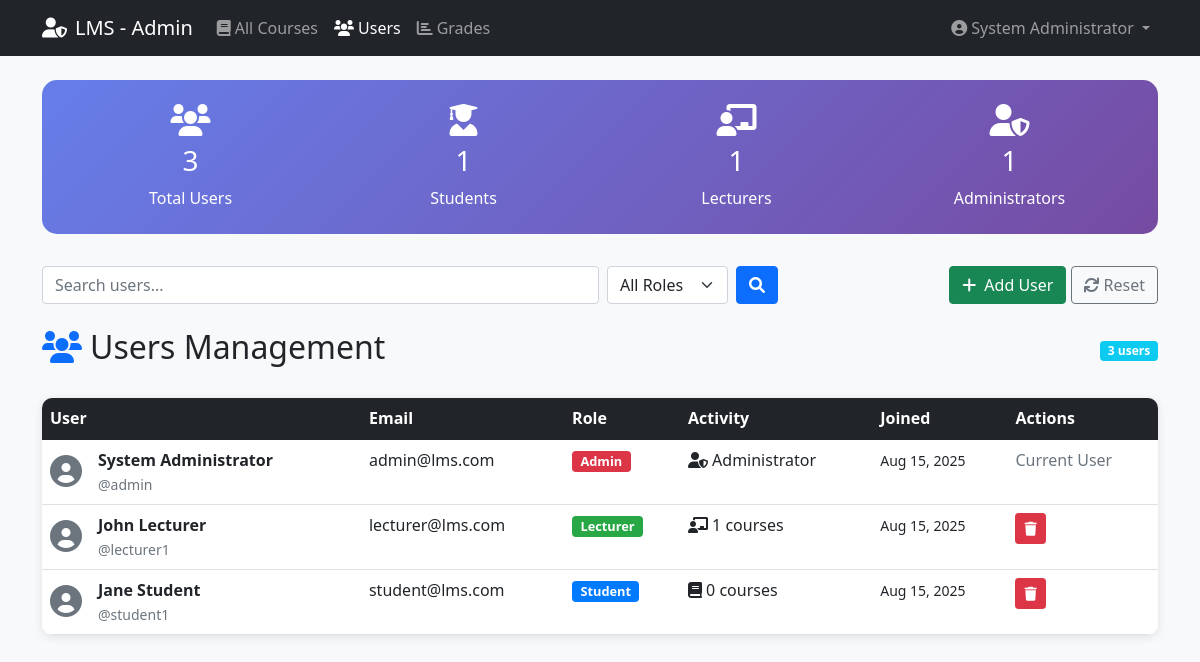
The page /admin/users.php (signed in) on the database its author committed.
### tables this page shows
CREATE TABLE users (
    id INT AUTO_INCREMENT PRIMARY KEY,
    username VARCHAR(50) UNIQUE NOT NULL,
    email VARCHAR(100) UNIQUE NOT NULL,
    password VARCHAR(255) NOT NULL,
    full_name VARCHAR(100) NOT NULL,
    role ENUM('student', 'lecturer', 'admin') NOT NULL,
    avatar VARCHAR(255) DEFAULT 'default-avatar.png',
    created_at TIMESTAMP DEFAULT CURRENT_TIMESTAMP,
    updated_at TIMESTAMP DEFAULT CURRENT_TIMESTAMP ON UPDATE CURRENT_TIMESTAMP
);

### config/config.php (called while the page is built, shortened)
<?php
try {
    $pdo = new PDO("mysql:host=" . DB_HOST . ";dbname=" . DB_NAME, DB_USERNAME, DB_PASSWORD);
    $pdo->setAttribute(PDO::ATTR_ERRMODE, PDO::ERRMODE_EXCEPTION);
    $pdo->setAttribute(PDO::ATTR_DEFAULT_FETCH_MODE, PDO::FETCH_ASSOC);
} catch(PDOException $e) {
    die("Connection failed: " . $e->getMessage());
}
function isLoggedIn() {
    return isset($_SESSION['user_id']);
}
function getCurrentUser() {
    global $pdo;
    $stmt = $pdo->prepare("SELECT * FROM users WHERE id = ?");
    $stmt->execute([$_SESSION['user_id']]);
    return $stmt->fetch();
}
function formatDate($date) {
    return date('M d, Y', strtotime($date));
}
?>

### admin/users.php (the view, shortened to what this page needs)
<?php
require_once '../config/config.php';
$user = getCurrentUser();
$search = isset($_GET['search']) ? trim($_GET['search']) : '';
$filter = isset($_GET['filter']) ? $_GET['filter'] : 'all';
$sql = "
    SELECT u.*,
           CASE
               WHEN u.role = 'student' THEN (SELECT COUNT(*) FROM enrollments WHERE student_id = u.id)
               WHEN u.role = 'lecturer' THEN (SELECT COUNT(*) FROM courses WHERE lecturer_id = u.id)
               ELSE 0
           END as activity_count
    FROM users u
    WHERE 1=1
";
$params = [];
$sql .= " ORDER BY u.created_at DESC";
$stmt = $pdo->prepare($sql);
$stmt->execute($params);
$users = $stmt->fetchAll();
$stats = [];
$stmt = $pdo->query("SELECT role, COUNT(*) as count FROM users GROUP BY role");
$role_counts = $stmt->fetchAll(PDO::FETCH_KEY_PAIR);
$stats['students'] = $role_counts['student'] ?? 0;
$stats['lecturers'] = $role_counts['lecturer'] ?? 0;
$stats['admins'] = $role_counts['admin'] ?? 0;
$stats['total'] = array_sum($role_counts);
?>
<!DOCTYPE html>
<html lang="en">
<head>
    <link href="https://cdn.jsdelivr.net/npm/bootstrap@5.1.3/dist/css/bootstrap.min.css" rel="stylesheet">
    <link href="https://cdnjs.cloudflare.com/ajax/libs/font-awesome/6.0.0/css/all.min.css" rel="stylesheet">
</head>
<body class="bg-light">
    <nav class="navbar navbar-expand-lg navbar-dark bg-dark">
        <div class="container">
            <a class="navbar-brand" href="dashboard.php">
                <i class="fas fa-user-shield me-2"></i>LMS - Admin
            </a>
            <div class="collapse navbar-collapse" id="navbarNav">
                <ul class="navbar-nav me-auto">
                    <li class="nav-item">
                        <a class="nav-link" href="dashboard.php">
                            <i class="fas fa-book me-1"></i>All Courses
                        </a>
                    </li>
                    <li class="nav-item">
                        <a class="nav-link active" href="users.php">
                            <i class="fas fa-users me-1"></i>Users
                        </a>
                    </li>
                    <li class="nav-item">
                        <a class="nav-link" href="grades.php">
                            <i class="fas fa-chart-bar me-1"></i>Grades
                        </a>
                    </li>
                </ul>
                <ul class="navbar-nav">
                    <li class="nav-item dropdown">
                        <a class="nav-link dropdown-toggle" href="#" id="navbarDropdown" role="button" data-bs-toggle="dropdown">
                            <i class="fas fa-user-circle me-1"></i><?php echo htmlspecialchars($user['full_name']); ?>
                        </a>
                    </li>
                </ul>
            </div>
        </div>
    </nav>
    <div class="container mt-4">
        <div class="stats-card">
            <div class="row text-center">
                <div class="col-md-3">
                    <i class="fas fa-users fa-2x mb-2"></i>
                    <h3><?php echo $stats['total']; ?></h3>
                    <p class="mb-0">Total Users</p>
                </div>
                <div class="col-md-3">
                    <i class="fas fa-user-graduate fa-2x mb-2"></i>
                    <h3><?php echo $stats['students']; ?></h3>
                    <p class="mb-0">Students</p>
                </div>
                <div class="col-md-3">
                    <i class="fas fa-chalkboard-teacher fa-2x mb-2"></i>
                    <h3><?php echo $stats['lecturers']; ?></h3>
                    <p class="mb-0">Lecturers</p>
                </div>
                <div class="col-md-3">
                    <i class="fas fa-user-shield fa-2x mb-2"></i>
                    <h3><?php echo $stats['admins']; ?></h3>
                    <p class="mb-0">Administrators</p>
                </div>
            </div>
        </div>
        <div class="row mb-4">
            <div class="col-md-8">
                <form method="GET" class="d-flex">
                    <input type="text" class="form-control me-2" name="search" placeholder="Search users..." value="<?php echo htmlspecialchars($search); ?>">
                    <select name="filter" class="form-select me-2" style="width: auto;">
                        <option value="all" <?php echo $filter === 'all' ? 'selected' : ''; ?>>All Roles</option>
                    </select>
                    <button type="submit" class="btn btn-primary">
                        <i class="fas fa-search"></i>
                    </button>
                </form>
            </div>
            <div class="col-md-4 text-end">
                <button type="button" class="btn btn-success" data-bs-toggle="modal" data-bs-target="#addUserModal">
                    <i class="fas fa-plus me-2"></i>Add User
                </button>
                <a href="users.php" class="btn btn-outline-secondary">
                    <i class="fas fa-refresh me-1"></i>Reset
                </a>
            </div>
        </div>
        <div class="d-flex justify-content-between align-items-center mb-4">
            <h2><i class="fas fa-users me-2 text-primary"></i>Users Management</h2>
            <span class="badge bg-info"><?php echo count($users); ?> users</span>
        </div>
        <div class="user-table">
            <div class="table-responsive">
                <table class="table table-hover mb-0">
                    <thead class="table-dark">
                        <tr>
                            <th>User</th>
                            <th>Email</th>
                            <th>Role</th>
                            <th>Activity</th>
                            <th>Joined</th>
                            <th>Actions</th>
                        </tr>
                    </thead>
                    <tbody>
                        <?php if (empty($users)): ?>
                            <tr>
                                <td colspan="6" class="text-center py-4">
                                    <i class="fas fa-users fa-2x text-muted mb-2"></i>
                                    <p class="text-muted mb-0">No users found</p>
                                </td>
                            </tr>
                        <?php else: ?>
                            <?php foreach ($users as $u): ?>
                                <tr>
                                    <td>
                                        <div class="d-flex align-items-center">
                                            <div class="me-3">
                                                <i class="fas fa-user-circle fa-2x text-muted"></i>
                                            </div>
                                            <div>
                                                <strong><?php echo htmlspecialchars($u['full_name']); ?></strong>
                                                <br><small class="text-muted">@<?php echo htmlspecialchars($u['username']); ?></small>
                                            </div>
                                        </div>
                                    </td>
                                    <td><?php echo htmlspecialchars($u['email']); ?></td>
                                    <td>
                                        <span class="badge role-<?php echo $u['role']; ?> role-badge">
                                            <?php echo ucfirst($u['role']); ?>
                                        </span>
                                    </td>
                                    <td>
                                        <?php if ($u['role'] === 'student'): ?>
                                            <i class="fas fa-book me-1"></i><?php echo $u['activity_count']; ?> courses
                                        <?php elseif ($u['role'] === 'lecturer'): ?>
                                            <i class="fas fa-chalkboard-teacher me-1"></i><?php echo $u['activity_count']; ?> courses
                                        <?php else: ?>
                                            <i class="fas fa-user-shield me-1"></i>Administrator
                                        <?php endif; ?>
                                    </td>
                                    <td>
                                        <small><?php echo formatDate($u['created_at']); ?></small>
                                    </td>
                                    <td>
                                        <?php if ($u['id'] !== $user['id']): ?>
                                            <form method="POST" class="d-inline" onsubmit="return confirm('Are you sure you want to delete this user? This action cannot be undone.');">
                                                <button type="submit" name="delete_user" class="btn btn-danger btn-sm">
                                                    <i class="fas fa-trash"></i>
                                                </button>
                                            </form>
                                        <?php else: ?>
                                            <span class="text-muted">Current User</span>
                                        <?php endif; ?>
                                    </td>
                                </tr>
                            <?php endforeach; ?>
                        <?php endif; ?>
                    </tbody>
                </table>
            </div>
        </div>
    </div>
</body>
</html>

### admin/users.php (style rules this page uses)
.stats-card { background: linear-gradient(135deg, #667eea 0%, #764ba2 100%); color: white; border-radius: 15px; padding: 1.5rem; margin-bottom: 2rem; }
.user-table { background: white; border-radius: 10px; overflow: hidden; box-shadow: 0 2px 10px rgba(0,0,0,0.1); }
.role-badge { font-size: 0.8rem; }
.role-student { background-color: #007bff; }
.role-lecturer { background-color: #28a745; }
.role-admin { background-color: #dc3545; }

### rows shown on the page
users: full_name "System Administrator", username "admin", email "admin@lms.com", role "Admin", created_at "Aug 15, 2025", shows "Current User"
users: full_name "John Lecturer", username "lecturer1", email "lecturer@lms.com", role "Lecturer", activity_count "1", created_at "Aug 15, 2025"
users: full_name "Jane Student", username "student1", email "student@lms.com", role "Student", activity_count "0", created_at "Aug 15, 2025"

### other values the page prints
$stats['total'] "3"
$stats['students'] "1"
$stats['lecturers'] "1"
$stats['admins'] "1"
count($users) "3"
